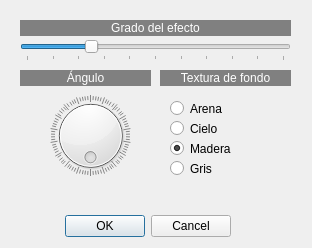
<?xml version="1.0" encoding="UTF-8"?>
<ui version="4.0">
 <class>dbajorrelive</class>
 <widget class="QDialog" name="dbajorrelive">
  <property name="geometry">
   <rect>
    <x>0</x>
    <y>0</y>
    <width>312</width>
    <height>248</height>
   </rect>
  </property>
  <property name="windowTitle">
   <string>Efecto de bajorrelieve</string>
  </property>
  <widget class="QDialogButtonBox" name="buttonBox">
   <property name="geometry">
    <rect>
     <x>60</x>
     <y>210</y>
     <width>171</width>
     <height>32</height>
    </rect>
   </property>
   <property name="orientation">
    <enum>Qt::Horizontal</enum>
   </property>
   <property name="standardButtons">
    <set>QDialogButtonBox::Cancel|QDialogButtonBox::Ok</set>
   </property>
  </widget>
  <widget class="QLabel" name="label">
   <property name="geometry">
    <rect>
     <x>20</x>
     <y>20</y>
     <width>271</width>
     <height>16</height>
    </rect>
   </property>
   <property name="styleSheet">
    <string notr="true">background-color: rgb(128, 128, 128);
color: rgb(255, 255, 255);</string>
   </property>
   <property name="text">
    <string>Grado del efecto</string>
   </property>
   <property name="alignment">
    <set>Qt::AlignCenter</set>
   </property>
  </widget>
  <widget class="QSlider" name="horizontalSlider">
   <property name="geometry">
    <rect>
     <x>20</x>
     <y>40</y>
     <width>271</width>
     <height>21</height>
    </rect>
   </property>
   <property name="minimum">
    <number>0</number>
   </property>
   <property name="maximum">
    <number>200</number>
   </property>
   <property name="value">
    <number>50</number>
   </property>
   <property name="orientation">
    <enum>Qt::Horizontal</enum>
   </property>
   <property name="tickPosition">
    <enum>QSlider::TicksBelow</enum>
   </property>
   <property name="tickInterval">
    <number>20</number>
   </property>
  </widget>
  <widget class="QLabel" name="label_2">
   <property name="geometry">
    <rect>
     <x>20</x>
     <y>70</y>
     <width>131</width>
     <height>16</height>
    </rect>
   </property>
   <property name="styleSheet">
    <string notr="true">background-color: rgb(128, 128, 128);
color: rgb(255, 255, 255);</string>
   </property>
   <property name="text">
    <string>Ángulo</string>
   </property>
   <property name="alignment">
    <set>Qt::AlignCenter</set>
   </property>
  </widget>
  <widget class="QDial" name="dial">
   <property name="geometry">
    <rect>
     <x>50</x>
     <y>90</y>
     <width>81</width>
     <height>91</height>
    </rect>
   </property>
   <property name="maximum">
    <number>360</number>
   </property>
   <property name="wrapping">
    <bool>true</bool>
   </property>
   <property name="notchesVisible">
    <bool>true</bool>
   </property>
  </widget>
  <widget class="QLabel" name="label_3">
   <property name="geometry">
    <rect>
     <x>160</x>
     <y>70</y>
     <width>131</width>
     <height>16</height>
    </rect>
   </property>
   <property name="styleSheet">
    <string notr="true">background-color: rgb(128, 128, 128);
color: rgb(255, 255, 255);</string>
   </property>
   <property name="text">
    <string>Textura de fondo</string>
   </property>
   <property name="alignment">
    <set>Qt::AlignCenter</set>
   </property>
  </widget>
  <widget class="QRadioButton" name="radioButton">
   <property name="geometry">
    <rect>
     <x>170</x>
     <y>100</y>
     <width>82</width>
     <height>17</height>
    </rect>
   </property>
   <property name="text">
    <string>Arena</string>
   </property>
  </widget>
  <widget class="QRadioButton" name="radioButton_2">
   <property name="geometry">
    <rect>
     <x>170</x>
     <y>120</y>
     <width>82</width>
     <height>17</height>
    </rect>
   </property>
   <property name="text">
    <string>Cielo</string>
   </property>
  </widget>
  <widget class="QRadioButton" name="radioButton_3">
   <property name="geometry">
    <rect>
     <x>170</x>
     <y>140</y>
     <width>82</width>
     <height>17</height>
    </rect>
   </property>
   <property name="text">
    <string>Madera</string>
   </property>
   <property name="checked">
    <bool>true</bool>
   </property>
  </widget>
  <widget class="QRadioButton" name="radioButton_4">
   <property name="geometry">
    <rect>
     <x>170</x>
     <y>160</y>
     <width>82</width>
     <height>17</height>
    </rect>
   </property>
   <property name="text">
    <string>Gris</string>
   </property>
  </widget>
 </widget>
 <resources/>
 <connections>
  <connection>
   <sender>buttonBox</sender>
   <signal>accepted()</signal>
   <receiver>dbajorrelive</receiver>
   <slot>accept()</slot>
   <hints>
    <hint type="sourcelabel">
     <x>248</x>
     <y>254</y>
    </hint>
    <hint type="destinationlabel">
     <x>157</x>
     <y>274</y>
    </hint>
   </hints>
  </connection>
  <connection>
   <sender>buttonBox</sender>
   <signal>rejected()</signal>
   <receiver>dbajorrelive</receiver>
   <slot>reject()</slot>
   <hints>
    <hint type="sourcelabel">
     <x>316</x>
     <y>260</y>
    </hint>
    <hint type="destinationlabel">
     <x>286</x>
     <y>274</y>
    </hint>
   </hints>
  </connection>
 </connections>
</ui>
